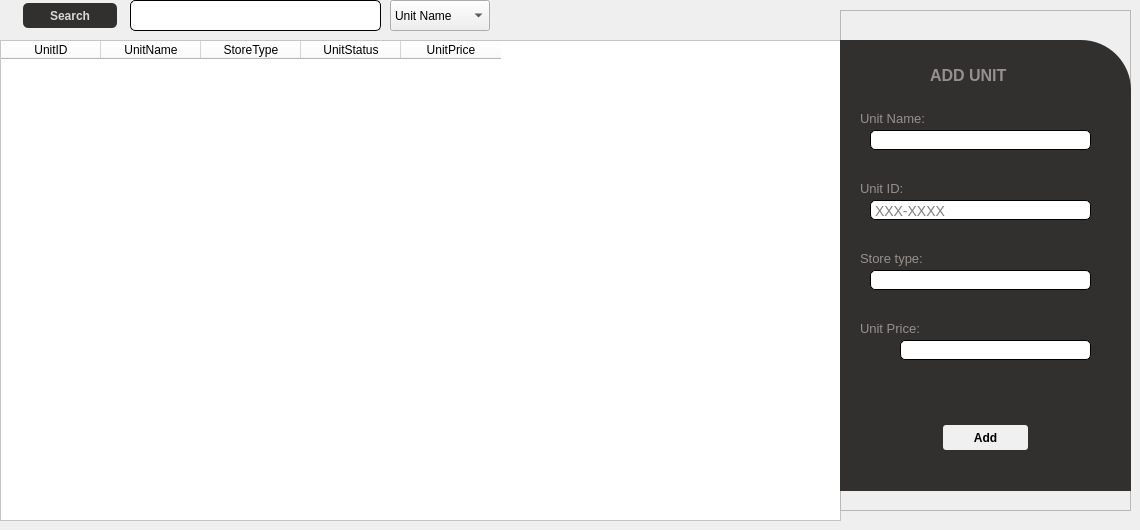
      <widget class="QWidget" name="UnitsPage">
       <widget class="QTableWidget" name="UnitsTable">
        <property name="geometry">
         <rect>
          <x>0</x>
          <y>40</y>
          <width>841</width>
          <height>481</height>
         </rect>
        </property>
        <property name="styleSheet">
         <string notr="true">background-color: #ffffff;</string>
        </property>
        <column>
         <property name="text">
          <string>UnitID</string>
         </property>
        </column>
        <column>
         <property name="text">
          <string>UnitName</string>
         </property>
        </column>
        <column>
         <property name="text">
          <string>StoreType</string>
         </property>
        </column>
        <column>
         <property name="text">
          <string>UnitStatus</string>
         </property>
        </column>
        <column>
         <property name="text">
          <string>UnitPrice</string>
         </property>
        </column>
       </widget>
       <widget class="QFrame" name="AddUnitFrame">
        <property name="geometry">
         <rect>
          <x>840</x>
          <y>10</y>
          <width>291</width>
          <height>501</height>
         </rect>
        </property>
        <property name="frameShape">
         <enum>QFrame::StyledPanel</enum>
        </property>
        <property name="frameShadow">
         <enum>QFrame::Raised</enum>
        </property>
        <widget class="QLabel" name="label_16">
         <property name="geometry">
          <rect>
           <x>20</x>
           <y>100</y>
           <width>71</width>
           <height>16</height>
          </rect>
         </property>
         <property name="font">
          <font>
           <pointsize>10</pointsize>
          </font>
         </property>
         <property name="styleSheet">
          <string notr="true">background-color: #31302E;
color: #94908D;</string>
         </property>
         <property name="text">
          <string>Unit Name:</string>
         </property>
        </widget>
        <widget class="QLineEdit" name="UnitName">
         <property name="geometry">
          <rect>
           <x>30</x>
           <y>120</y>
           <width>221</width>
           <height>20</height>
          </rect>
         </property>
         <property name="styleSheet">
          <string notr="true">QLineEdit {
    padding: 2px; /* Padding inside the line edit */
    border: 1px solid #000000; /* Border with light gray color */
    border-radius: 5px; /* Rounded corners */
    font-size: 14px; /* Font size */
}

QLineEdit:hover {
    border-color: #AAAAAA; /* Darker border color on hover */
}

QLineEdit:focus {
    border-color: #4CAF50; /* Green border color when focused */
    /* Optional: Outline or box-shadow to indicate focus */
    outline: none;
    box-shadow: 0 0 5px rgba(81, 203, 238, 1);
}

QLineEdit:disabled {
    background-color: #F0F0F0; /* Light gray background when disabled */
    color: #808080; /* Dimmed text color when disabled */
    border-color: #D3D3D3; /* Light gray border color when disabled */
}</string>
         </property>
        </widget>
        <widget class="QLineEdit" name="UnitID">
         <property name="geometry">
          <rect>
           <x>30</x>
           <y>190</y>
           <width>221</width>
           <height>20</height>
          </rect>
         </property>
         <property name="toolTip">
          <string/>
         </property>
         <property name="styleSheet">
          <string notr="true">QLineEdit {
    padding: 2px; /* Padding inside the line edit */
    border: 1px solid #000000; /* Border with light gray color */
    border-radius: 5px; /* Rounded corners */
    font-size: 14px; /* Font size */
}

QLineEdit:hover {
    border-color: #AAAAAA; /* Darker border color on hover */
}

QLineEdit:focus {
    border-color: #4CAF50; /* Green border color when focused */
    /* Optional: Outline or box-shadow to indicate focus */
    outline: none;
    box-shadow: 0 0 5px rgba(81, 203, 238, 1);
}

QLineEdit:disabled {
    background-color: #F0F0F0; /* Light gray background when disabled */
    color: #808080; /* Dimmed text color when disabled */
    border-color: #D3D3D3; /* Light gray border color when disabled */
}</string>
         </property>
         <property name="placeholderText">
          <string>XXX-XXXX</string>
         </property>
        </widget>
        <widget class="QLabel" name="label_17">
         <property name="geometry">
          <rect>
           <x>20</x>
           <y>170</y>
           <width>51</width>
           <height>16</height>
          </rect>
         </property>
         <property name="font">
          <font>
           <pointsize>10</pointsize>
          </font>
         </property>
         <property name="styleSheet">
          <string notr="true">background-color: #31302E;
color: #94908D;</string>
         </property>
         <property name="text">
          <string>Unit ID:</string>
         </property>
        </widget>
        <widget class="QLabel" name="label_18">
         <property name="geometry">
          <rect>
           <x>20</x>
           <y>240</y>
           <width>61</width>
           <height>16</height>
          </rect>
         </property>
         <property name="font">
          <font>
           <pointsize>10</pointsize>
          </font>
         </property>
         <property name="styleSheet">
          <string notr="true">color: #94908D;</string>
         </property>
         <property name="text">
          <string>Store Type:</string>
         </property>
        </widget>
        <widget class="QLineEdit" name="StoreType">
         <property name="geometry">
          <rect>
           <x>30</x>
           <y>260</y>
           <width>221</width>
           <height>20</height>
          </rect>
         </property>
         <property name="styleSheet">
          <string notr="true">QLineEdit {
    padding: 2px; /* Padding inside the line edit */
    border: 1px solid #000000; /* Border with light gray color */
    border-radius: 5px; /* Rounded corners */
    font-size: 14px; /* Font size */
}

QLineEdit:hover {
    border-color: #AAAAAA; /* Darker border color on hover */
}

QLineEdit:focus {
    border-color: #4CAF50; /* Green border color when focused */
    /* Optional: Outline or box-shadow to indicate focus */
    outline: none;
    box-shadow: 0 0 5px rgba(81, 203, 238, 1);
}

QLineEdit:disabled {
    background-color: #F0F0F0; /* Light gray background when disabled */
    color: #808080; /* Dimmed text color when disabled */
    border-color: #D3D3D3; /* Light gray border color when disabled */
}</string>
         </property>
        </widget>
        <widget class="QLabel" name="label_19">
         <property name="geometry">
          <rect>
           <x>20</x>
           <y>310</y>
           <width>61</width>
           <height>16</height>
          </rect>
         </property>
         <property name="font">
          <font>
           <pointsize>10</pointsize>
          </font>
         </property>
         <property name="styleSheet">
          <string notr="true">color: #94908D;</string>
         </property>
         <property name="text">
          <string>Unit Price:</string>
         </property>
        </widget>
        <widget class="QLineEdit" name="UnitPrice">
         <property name="geometry">
          <rect>
           <x>60</x>
           <y>330</y>
           <width>191</width>
           <height>20</height>
          </rect>
         </property>
         <property name="styleSheet">
          <string notr="true">QLineEdit {
    padding: 2px; /* Padding inside the line edit */
    border: 1px solid #000000; /* Border with light gray color */
    border-radius: 5px; /* Rounded corners */
    font-size: 14px; /* Font size */
}

QLineEdit:hover {
    border-color: #AAAAAA; /* Darker border color on hover */
}

QLineEdit:focus {
    border-color: #4CAF50; /* Green border color when focused */
    /* Optional: Outline or box-shadow to indicate focus */
    outline: none;
    box-shadow: 0 0 5px rgba(81, 203, 238, 1);
}

QLineEdit:disabled {
    background-color: #F0F0F0; /* Light gray background when disabled */
    color: #808080; /* Dimmed text color when disabled */
    border-color: #D3D3D3; /* Light gray border color when disabled */
}</string>
         </property>
         <property name="placeholderText">
          <string/>
         </property>
        </widget>
        <widget class="QPushButton" name="AddUnit">
         <property name="geometry">
          <rect>
           <x>100</x>
           <y>412</y>
           <width>91</width>
           <height>31</height>
          </rect>
         </property>
         <property name="styleSheet">
          <string notr="true">QPushButton {
    background-color: #f0f0f0; /* Solid color */
    border: none;
    border-radius: 3px;
    color: black;
    padding: 0px 0px;
    text-align: center;
    font-size: 12px;
    font-weight: bold;
    min-width: 10px;
    min-height: 4px;
    margin: 3px;
	padding-right: 0px;
	
}

QPushButton:hover {
    background-color: #94908D; /* Solid color on hover */
}

QPushButton:pressed {
    background-color: #94908D; /* Solid color on pressed */
}

QPushButton:disabled {
    background-color: #000000; /* Solid color on disabled */
    color: #757575;
}
</string>
         </property>
         <property name="text">
          <string>Add</string>
         </property>
        </widget>
        <widget class="QWidget" name="widget_4" native="true">
         <property name="geometry">
          <rect>
           <x>0</x>
           <y>30</y>
           <width>291</width>
           <height>451</height>
          </rect>
         </property>
         <property name="styleSheet">
          <string notr="true">background-color: #31302E;
border-top-right-radius: 50px;
</string>
         </property>
         <widget class="QLabel" name="label_37">
          <property name="geometry">
           <rect>
            <x>90</x>
            <y>20</y>
            <width>101</width>
            <height>31</height>
           </rect>
          </property>
          <property name="font">
           <font>
            <pointsize>12</pointsize>
            <bold>true</bold>
           </font>
          </property>
          <property name="styleSheet">
           <string notr="true">color: #94908D;</string>
          </property>
          <property name="text">
           <string>ADD UNIT</string>
          </property>
         </widget>
         <widget class="QPushButton" name="pushButton_2">
          <property name="geometry">
           <rect>
            <x>30</x>
            <y>300</y>
            <width>22</width>
            <height>24</height>
           </rect>
          </property>
          <property name="styleSheet">
           <string notr="true"/>
          </property>
          <property name="text">
           <string/>
          </property>
          <property name="icon">
           <iconset>
            <normaloff>:/icons/icons/philippines-peso-currency-symbol.png</normaloff>:/icons/icons/philippines-peso-currency-symbol.png</iconset>
          </property>
         </widget>
         <widget class="QLabel" name="label_93">
          <property name="geometry">
           <rect>
            <x>20</x>
            <y>210</y>
            <width>71</width>
            <height>16</height>
           </rect>
          </property>
          <property name="font">
           <font>
            <pointsize>10</pointsize>
           </font>
          </property>
          <property name="styleSheet">
           <string notr="true">background-color: #31302E;
color: #94908D;</string>
          </property>
          <property name="text">
           <string>Store type:</string>
          </property>
         </widget>
         <widget class="QLabel" name="label_94">
          <property name="geometry">
           <rect>
            <x>20</x>
            <y>280</y>
            <width>71</width>
            <height>16</height>
           </rect>
          </property>
          <property name="font">
           <font>
            <pointsize>10</pointsize>
           </font>
          </property>
          <property name="styleSheet">
           <string notr="true">background-color: #31302E;
color: #94908D;</string>
          </property>
          <property name="text">
           <string>Unit Price:</string>
          </property>
         </widget>
         <widget class="QLabel" name="label_6">
          <property name="geometry">
           <rect>
            <x>30</x>
            <y>300</y>
            <width>21</width>
            <height>21</height>
           </rect>
          </property>
          <property name="styleSheet">
           <string notr="true">image: url(:/icons/philippines-peso-currency-symbol.png);</string>
          </property>
          <property name="text">
           <string/>
          </property>
          <property name="pixmap">
           <pixmap resource="resources.qrc">:/icons/philippines-peso-currency-symbol.png</pixmap>
          </property>
          <property name="scaledContents">
           <bool>true</bool>
          </property>
         </widget>
        </widget>
        <zorder>label_18</zorder>
        <zorder>label_19</zorder>
        <zorder>widget_4</zorder>
        <zorder>UnitName</zorder>
        <zorder>UnitID</zorder>
        <zorder>label_16</zorder>
        <zorder>StoreType</zorder>
        <zorder>label_17</zorder>
        <zorder>UnitPrice</zorder>
        <zorder>AddUnit</zorder>
       </widget>
       <widget class="QPushButton" name="SearchUnit">
        <property name="geometry">
         <rect>
          <x>20</x>
          <y>0</y>
          <width>100</width>
          <height>31</height>
         </rect>
        </property>
        <property name="styleSheet">
         <string notr="true">QPushButton {
    background-color: #31302E; /* Solid color */
    border: none;
    border-radius: 5px;
    color: #d8d8d8;
    padding: 0px 0px;
    text-align: center;
    font-size: 12px;
    font-weight: bold;
    min-width: 10px;
    min-height: 4px;
    margin: 3px;
	padding-right: 0px;
	
}

QPushButton:hover {
    background-color: #94908D; /* Solid color on hover */
}

QPushButton:pressed {
    background-color: #94908D; /* Solid color on pressed */
}

QPushButton:disabled {
    background-color: #000000; /* Solid color on disabled */
    color: #757575;
}
</string>
        </property>
        <property name="text">
         <string>Search</string>
        </property>
       </widget>
       <widget class="QLineEdit" name="SearchBarUnit">
        <property name="geometry">
         <rect>
          <x>130</x>
          <y>0</y>
          <width>251</width>
          <height>31</height>
         </rect>
        </property>
        <property name="styleSheet">
         <string notr="true">QLineEdit {
    padding: 2px; /* Padding inside the line edit */
    border: 1px solid #000000; /* Border with light gray color */
    border-radius: 5px; /* Rounded corners */
    font-size: 14px; /* Font size */
}

QLineEdit:hover {
    border-color: #AAAAAA; /* Darker border color on hover */
}

QLineEdit:focus {
    border-color: #4CAF50; /* Green border color when focused */
    /* Optional: Outline or box-shadow to indicate focus */
    outline: none;
    box-shadow: 0 0 5px rgba(81, 203, 238, 1);
}

QLineEdit:disabled {
    background-color: #F0F0F0; /* Light gray background when disabled */
    color: #808080; /* Dimmed text color when disabled */
    border-color: #D3D3D3; /* Light gray border color when disabled */
}</string>
        </property>
       </widget>
       <widget class="QComboBox" name="SearchUnitComboBox">
        <property name="geometry">
         <rect>
          <x>390</x>
          <y>0</y>
          <width>100</width>
          <height>31</height>
         </rect>
        </property>
        <item>
         <property name="text">
          <string>Unit Name</string>
         </property>
        </item>
        <item>
         <property name="text">
          <string>Unit ID</string>
         </property>
        </item>
       </widget>
      </widget>
